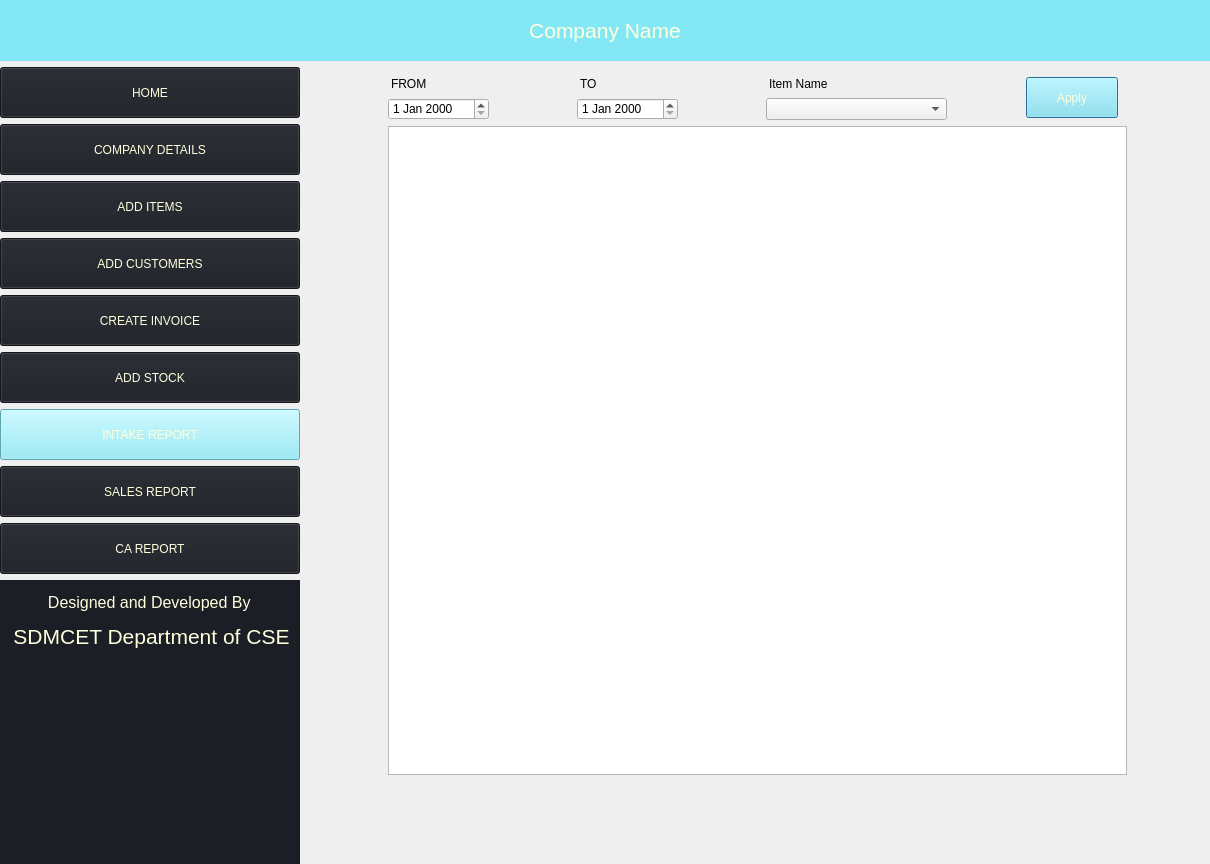
<?xml version="1.0" encoding="UTF-8"?>
<ui version="4.0">
 <class>Dialog</class>
 <widget class="QDialog" name="Dialog">
  <property name="geometry">
   <rect>
    <x>0</x>
    <y>0</y>
    <width>1210</width>
    <height>864</height>
   </rect>
  </property>
  <property name="minimumSize">
   <size>
    <width>800</width>
    <height>600</height>
   </size>
  </property>
  <property name="maximumSize">
   <size>
    <width>4096</width>
    <height>1920</height>
   </size>
  </property>
  <property name="windowTitle">
   <string>Dialog</string>
  </property>
  <layout class="QGridLayout" name="gridLayout_2">
   <property name="leftMargin">
    <number>0</number>
   </property>
   <property name="topMargin">
    <number>0</number>
   </property>
   <property name="rightMargin">
    <number>0</number>
   </property>
   <property name="bottomMargin">
    <number>0</number>
   </property>
   <item row="0" column="0" colspan="2">
    <widget class="QLabel" name="label">
     <property name="minimumSize">
      <size>
       <width>239</width>
       <height>61</height>
      </size>
     </property>
     <property name="maximumSize">
      <size>
       <width>4096</width>
       <height>61</height>
      </size>
     </property>
     <property name="styleSheet">
      <string notr="true">background-color: rgb(132, 231, 245); color: rgb(255, 255, 221)</string>
     </property>
     <property name="text">
      <string>&lt;html&gt;&lt;head/&gt;&lt;body&gt;&lt;p align=&quot;center&quot;&gt;&lt;span style=&quot; font-size:16pt;&quot;&gt;Company Name&lt;/span&gt;&lt;/p&gt;&lt;/body&gt;&lt;/html&gt;</string>
     </property>
    </widget>
   </item>
   <item row="2" column="1">
    <spacer name="verticalSpacer">
     <property name="orientation">
      <enum>Qt::Vertical</enum>
     </property>
     <property name="sizeType">
      <enum>QSizePolicy::Fixed</enum>
     </property>
     <property name="sizeHint" stdset="0">
      <size>
       <width>20</width>
       <height>80</height>
      </size>
     </property>
    </spacer>
   </item>
   <item row="1" column="1">
    <widget class="QWidget" name="widget" native="true">
     <property name="styleSheet">
      <string notr="true">BORDER:1PX SOLID; margin-right: 9px</string>
     </property>
     <layout class="QGridLayout" name="gridLayout">
      <item row="2" column="0" colspan="4">
       <widget class="QTableWidget" name="tableView">
        <property name="styleSheet">
         <string notr="true">margin-right:0</string>
        </property>
        <property name="sortingEnabled">
         <bool>true</bool>
        </property>
       </widget>
      </item>
      <item row="1" column="2">
       <widget class="QComboBox" name="itemNameList">
        <property name="minimumSize">
         <size>
          <width>181</width>
          <height>22</height>
         </size>
        </property>
        <property name="maximumSize">
         <size>
          <width>181</width>
          <height>22</height>
         </size>
        </property>
        <property name="styleSheet">
         <string notr="true">margin-right:0</string>
        </property>
       </widget>
      </item>
      <item row="1" column="1">
       <widget class="QDateEdit" name="toDate">
        <property name="minimumSize">
         <size>
          <width>110</width>
          <height>22</height>
         </size>
        </property>
        <property name="maximumSize">
         <size>
          <width>110</width>
          <height>22</height>
         </size>
        </property>
       </widget>
      </item>
      <item row="0" column="0">
       <widget class="QLabel" name="label_5">
        <property name="minimumSize">
         <size>
          <width>101</width>
          <height>16</height>
         </size>
        </property>
        <property name="maximumSize">
         <size>
          <width>101</width>
          <height>16</height>
         </size>
        </property>
        <property name="styleSheet">
         <string notr="true">border:0px</string>
        </property>
        <property name="text">
         <string>FROM</string>
        </property>
       </widget>
      </item>
      <item row="0" column="3" rowspan="2">
       <widget class="QPushButton" name="applyBtn">
        <property name="minimumSize">
         <size>
          <width>101</width>
          <height>41</height>
         </size>
        </property>
        <property name="maximumSize">
         <size>
          <width>101</width>
          <height>41</height>
         </size>
        </property>
        <property name="styleSheet">
         <string notr="true">background-color: rgb(132, 231, 245); color: rgb(255, 255, 221)</string>
        </property>
        <property name="text">
         <string>Apply</string>
        </property>
       </widget>
      </item>
      <item row="1" column="0">
       <widget class="QDateEdit" name="fromDate">
        <property name="minimumSize">
         <size>
          <width>110</width>
          <height>22</height>
         </size>
        </property>
        <property name="maximumSize">
         <size>
          <width>110</width>
          <height>22</height>
         </size>
        </property>
       </widget>
      </item>
      <item row="0" column="1">
       <widget class="QLabel" name="label_7">
        <property name="minimumSize">
         <size>
          <width>101</width>
          <height>16</height>
         </size>
        </property>
        <property name="maximumSize">
         <size>
          <width>101</width>
          <height>16</height>
         </size>
        </property>
        <property name="styleSheet">
         <string notr="true">border:0px</string>
        </property>
        <property name="text">
         <string>TO</string>
        </property>
       </widget>
      </item>
      <item row="0" column="2">
       <widget class="QLabel" name="label_6">
        <property name="minimumSize">
         <size>
          <width>101</width>
          <height>16</height>
         </size>
        </property>
        <property name="maximumSize">
         <size>
          <width>101</width>
          <height>16</height>
         </size>
        </property>
        <property name="styleSheet">
         <string notr="true">border:0px</string>
        </property>
        <property name="text">
         <string>Item Name</string>
        </property>
       </widget>
      </item>
     </layout>
    </widget>
   </item>
   <item row="1" column="0" rowspan="2">
    <widget class="QWidget" name="widget_2" native="true">
     <property name="minimumSize">
      <size>
       <width>271</width>
       <height>800</height>
      </size>
     </property>
     <property name="maximumSize">
      <size>
       <width>300</width>
       <height>1920</height>
      </size>
     </property>
     <layout class="QVBoxLayout" name="verticalLayout">
      <property name="leftMargin">
       <number>0</number>
      </property>
      <property name="topMargin">
       <number>0</number>
      </property>
      <property name="rightMargin">
       <number>0</number>
      </property>
      <property name="bottomMargin">
       <number>0</number>
      </property>
      <item>
       <widget class="QPushButton" name="homeBtn">
        <property name="minimumSize">
         <size>
          <width>239</width>
          <height>51</height>
         </size>
        </property>
        <property name="styleSheet">
         <string notr="true">background-color:rgb(27, 30, 36); color: rgb(255, 255, 221)</string>
        </property>
        <property name="text">
         <string>HOME</string>
        </property>
        <property name="icon">
         <iconset theme="home">
          <normaloff>../</normaloff>../</iconset>
        </property>
       </widget>
      </item>
      <item>
       <widget class="QPushButton" name="companyBtn">
        <property name="minimumSize">
         <size>
          <width>239</width>
          <height>51</height>
         </size>
        </property>
        <property name="styleSheet">
         <string notr="true">background-color:rgb(27, 30, 36); color: rgb(255, 255, 221)</string>
        </property>
        <property name="text">
         <string>COMPANY DETAILS</string>
        </property>
       </widget>
      </item>
      <item>
       <widget class="QPushButton" name="addItemsBtn">
        <property name="minimumSize">
         <size>
          <width>239</width>
          <height>51</height>
         </size>
        </property>
        <property name="styleSheet">
         <string notr="true">background-color:  rgb(27, 30, 36); color: rgb(255, 255, 221)</string>
        </property>
        <property name="text">
         <string>ADD ITEMS</string>
        </property>
       </widget>
      </item>
      <item>
       <widget class="QPushButton" name="addCustomersBtn">
        <property name="minimumSize">
         <size>
          <width>239</width>
          <height>51</height>
         </size>
        </property>
        <property name="styleSheet">
         <string notr="true">background-color:  rgb(27, 30, 36); color: rgb(255, 255, 221)</string>
        </property>
        <property name="text">
         <string>ADD CUSTOMERS</string>
        </property>
       </widget>
      </item>
      <item>
       <widget class="QPushButton" name="createInvoiceBtn">
        <property name="minimumSize">
         <size>
          <width>239</width>
          <height>51</height>
         </size>
        </property>
        <property name="styleSheet">
         <string notr="true">background-color:  rgb(27, 30, 36); color: rgb(255, 255, 221)</string>
        </property>
        <property name="text">
         <string>CREATE INVOICE</string>
        </property>
       </widget>
      </item>
      <item>
       <widget class="QPushButton" name="addStockBtn">
        <property name="minimumSize">
         <size>
          <width>239</width>
          <height>51</height>
         </size>
        </property>
        <property name="styleSheet">
         <string notr="true">background-color:  rgb(27, 30, 36); color: rgb(255, 255, 221)</string>
        </property>
        <property name="text">
         <string>ADD STOCK</string>
        </property>
       </widget>
      </item>
      <item>
       <widget class="QPushButton" name="stockDetailsBtn">
        <property name="minimumSize">
         <size>
          <width>239</width>
          <height>51</height>
         </size>
        </property>
        <property name="styleSheet">
         <string notr="true">background-color: rgb(132, 231, 245); color: rgb(255, 255, 221)</string>
        </property>
        <property name="text">
         <string>INTAKE REPORT</string>
        </property>
       </widget>
      </item>
      <item>
       <widget class="QPushButton" name="salesReportBtn">
        <property name="minimumSize">
         <size>
          <width>239</width>
          <height>51</height>
         </size>
        </property>
        <property name="styleSheet">
         <string notr="true">background-color:  rgb(27, 30, 36); color: rgb(255, 255, 221)</string>
        </property>
        <property name="text">
         <string>SALES REPORT</string>
        </property>
       </widget>
      </item>
      <item>
       <widget class="QPushButton" name="caReportBtn">
        <property name="minimumSize">
         <size>
          <width>239</width>
          <height>51</height>
         </size>
        </property>
        <property name="styleSheet">
         <string notr="true">background-color:  rgb(27, 30, 36); color: rgb(255, 255, 221)</string>
        </property>
        <property name="text">
         <string>CA REPORT</string>
        </property>
       </widget>
      </item>
      <item>
       <widget class="QLabel" name="label_2">
        <property name="minimumSize">
         <size>
          <width>239</width>
          <height>200</height>
         </size>
        </property>
        <property name="maximumSize">
         <size>
          <width>16777215</width>
          <height>400</height>
         </size>
        </property>
        <property name="styleSheet">
         <string notr="true">background-color: rgb(27, 30, 36); color: rgb(255, 255, 221);padding-top:10px</string>
        </property>
        <property name="text">
         <string>&lt;html&gt;&lt;head/&gt;&lt;body&gt;&lt;p align=&quot;center&quot;&gt;&lt;span style=&quot; font-size:12pt;&quot;&gt;Designed and Developed By &lt;/span&gt;&lt;/p&gt;&lt;p align=&quot;center&quot;&gt;&lt;span style=&quot; font-size:16pt;&quot;&gt;SDMCET Department of CSE&lt;/span&gt;&lt;/p&gt;&lt;/body&gt;&lt;/html&gt;</string>
        </property>
        <property name="scaledContents">
         <bool>true</bool>
        </property>
        <property name="alignment">
         <set>Qt::AlignLeading|Qt::AlignLeft|Qt::AlignTop</set>
        </property>
        <property name="wordWrap">
         <bool>true</bool>
        </property>
       </widget>
      </item>
     </layout>
    </widget>
   </item>
  </layout>
  <zorder>widget</zorder>
  <zorder>widget_2</zorder>
  <zorder>label</zorder>
  <zorder>verticalSpacer</zorder>
 </widget>
 <tabstops>
  <tabstop>fromDate</tabstop>
  <tabstop>toDate</tabstop>
  <tabstop>itemNameList</tabstop>
  <tabstop>applyBtn</tabstop>
  <tabstop>homeBtn</tabstop>
  <tabstop>companyBtn</tabstop>
  <tabstop>addItemsBtn</tabstop>
  <tabstop>createInvoiceBtn</tabstop>
  <tabstop>addStockBtn</tabstop>
  <tabstop>tableView</tabstop>
 </tabstops>
 <resources>
  <include location="logo.qrc"/>
 </resources>
 <connections/>
</ui>
